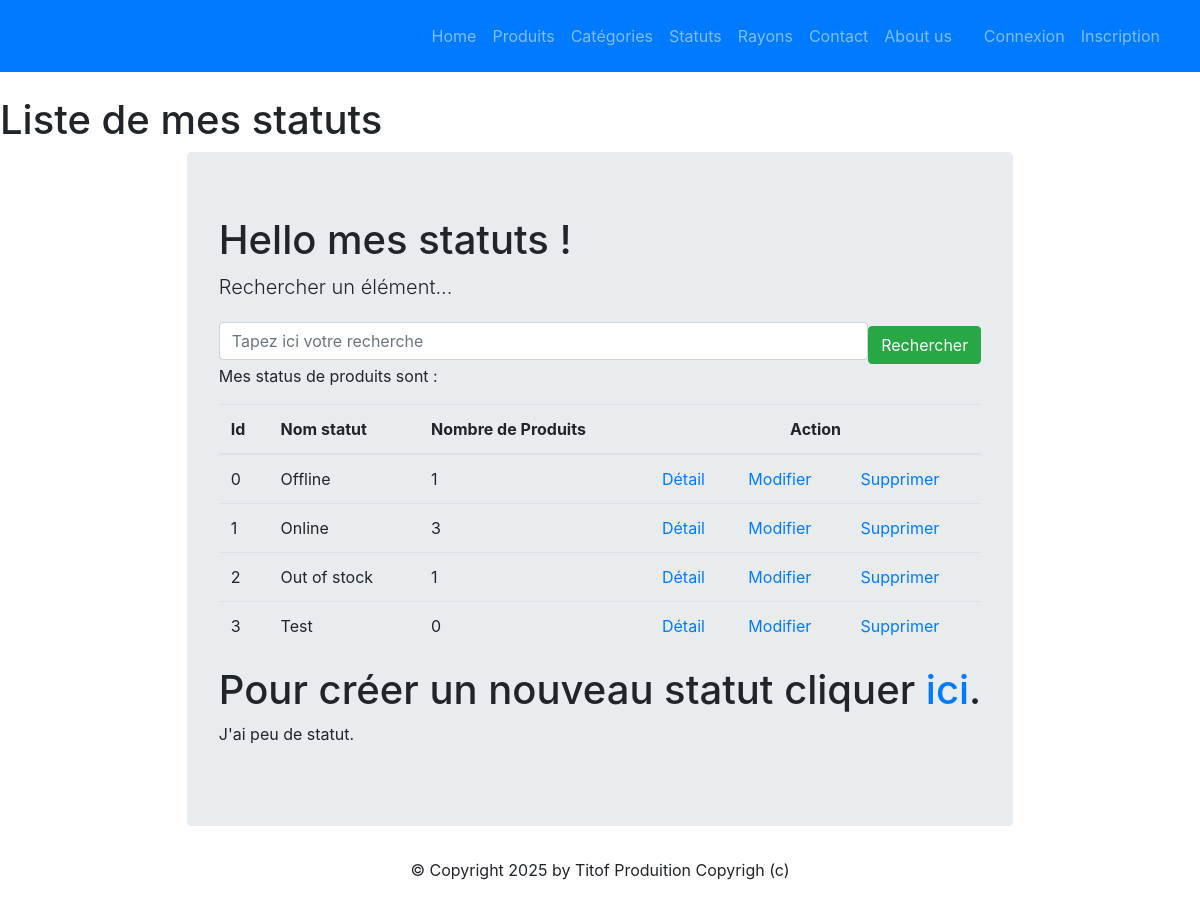
/monApp/statuts/, run on an earlier commit of the app's database.
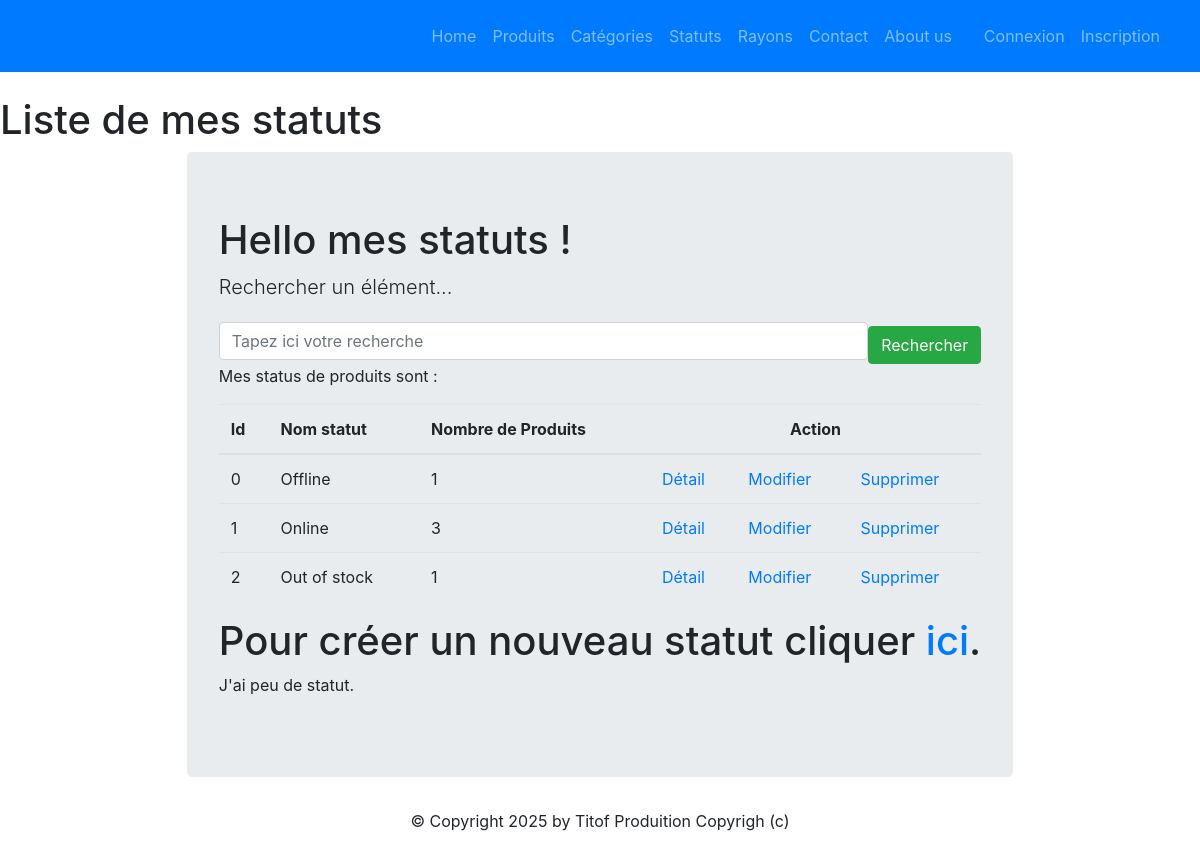
And on a later commit of the database.
### monApp/models.py (models this page shows, shortened)
class Statut(models.Model):
    idStatus = models.AutoField(primary_key=True)
    libelleStatus = models.CharField(max_length=100)

### monApp/views.py (the view)
# urls.py: path("statuts/", views.StatutListView.as_view(), name="lst_stats"),
class StatutListView(ListView):
    model = Statut
    template_name = "monApp/list_statuts.html"
    context_object_name = "stats"
    def get_queryset(self):
        query = self.request.GET.get('search')
        if query:
            return Statut.objects.filter(libelleStatus__icontains=query)
        return Statut.objects.annotate(nb_produits=Count('produits_status'))
    def get_context_data(self, **kwargs):
        context = super(StatutListView, self).get_context_data(**kwargs)
        context['titremenu'] = "Liste de mes statuts"
        return context

### monApp/templates/monApp/list_statuts.html (shortened to what this page needs)
{% extends 'monApp/base.html' %}
{% block menu %}
    <h1>{{ titremenu }}</h1>
{% endblock %}
{% block contenu %}
    <h1>Hello mes statuts !</h1>
    <p class="lead mb-3 ml-0">Rechercher un élément...</p>
    <form style="display: flex; align-items: center;" method="GET" action="">
        <input class="form-control" type="text" name="search" placeholder="Tapez ici votre recherche" value="{{ request.GET.search }}">
        <button type="submit" class="btn btn-success mt-2">Rechercher</button>
    </form>
    <p>Mes status de produits sont :</p>
    <table class="table">
        <thead>
            <th>Id</th>
            <th>Nom statut</th>
            <th>Nombre de Produits</th>
            <th colspan="3" style="text-align: center;">Action</th>
        </thead>
        <tbody>
            {% for stat in stats %}
            <tr>
                <td>{{ stat.idStatus }}</td>
                <td>{{ stat.libelleStatus }}</td>
                <td>{{ stat.nb_produits }}</td>
                <td><a href="{% url 'dtl_stat' stat.idStatus %}">Détail</a></td>
                <td><a href="{% url 'stat-chng' stat.idStatus %}">Modifier</a></td>
                <td><a href="{% url 'dlt-stat' stat.idStatus %}">Supprimer</a></td>
            </tr>
            {% endfor %}
        </tbody>
    </table>
    <h1>Pour créer un nouveau statut cliquer <a href="{% url 'crt-stat' %}">ici</a>.</h1>
    <p>
        J'ai
        {% if stats|length < 5 %}
            peu de
        {% elif stats|length < 10 %}
            quelques
        {% else %}
            beaucoup de
        {% endif %}
            statut.
    </p>
{% endblock %}

What changed in the data, as far as the page shows it:
removed Statut: idStatus "3", libelleStatus "Test", nb_produits "0"
